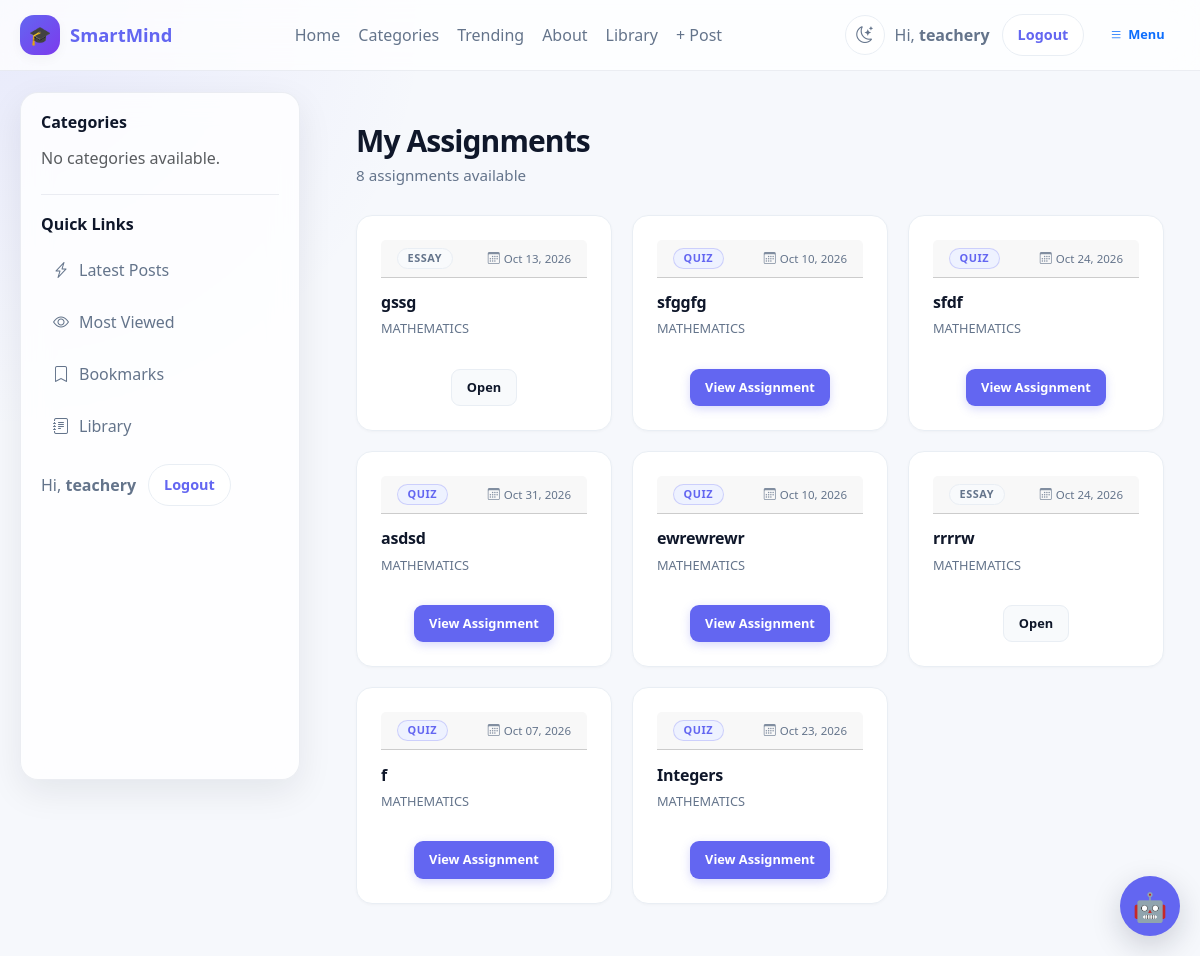
/assignments/ (signed in), run on the app's committed database.
### accounts/models.py (models this page shows, shortened)
class User(AbstractUser):
    ROLE_CHOICES = [
        ("school_admin", "School Admin"),
        ("teacher", "Teacher"),
        ("student", "Student"),
        ("parent", "Parent"),
    ]
    role = models.CharField(
        max_length=20,
        choices=ROLE_CHOICES,
        default="student",
        db_index=True,
    )
    school = models.ForeignKey(
        "schools.School",
        on_delete=models.CASCADE,
        related_name="users",
        null=True,
        blank=True,
    )
    school_class = models.ForeignKey(
        "schools.SchoolClass",
        on_delete=models.SET_NULL,
        related_name="students",
        null=True,
        blank=True,
    )
    teacher_role = models.ForeignKey(
        "TeacherRole",
        on_delete=models.SET_NULL,
        null=True,
        blank=True,
        related_name="teachers",
    )
    admission_number = models.CharField(
        max_length=30,
        unique=True,
        blank=True,
        null=True,
        db_index=True,
    )
    employee_number = models.CharField(
        max_length=30,
        unique=True,
        blank=True,
        null=True,
        db_index=True,
    )
    tsc_number = models.CharField(
        max_length=30,
        blank=True,
        null=True,
    )
    phone_number = models.CharField(max_length=20, blank=True)
    profile_picture = models.ImageField(upload_to="profiles/", blank=True, null=True)
    date_of_birth = models.DateField(blank=True, null=True)
    is_verified = models.BooleanField(default=False)
    created_at = models.DateTimeField(default=timezone.now)
    updated_at = models.DateTimeField(auto_now=True)
    is_approved = models.BooleanField(
        default=False,
        db_index=True,
        help_text=(
            "False for teacher/parent/school_admin until a superadmin approves. "
            "Students are auto-approved in clean()."
        ),
    )
    approval_requested_at = models.DateTimeField(default=timezone.now)
    approved_by = models.ForeignKey(
        "self",
        null=True,
        blank=True,
        on_delete=models.SET_NULL,
        related_name="approved_users",
    )
    def clean(self):
        super().clean()
        if self.is_superuser:
            return
        role_changed = False
        if self.pk:
            previous = (
                type(self)
                .objects.filter(pk=self.pk)
                .values_list("role", flat=True)
                .first()
            )
            if previous is not None and previous != self.role:
                role_changed = True
        if self.role == "student":
            self.is_approved = True
            self.approved_by = None
        elif not self.pk or role_changed:
            self.is_approved = False
            self.approved_by = None
            self.approval_requested_at = timezone.now()
        if self.role == "teacher":
            if not self.employee_number:
                raise ValidationError(
                    {"employee_number": "Teachers must have an employee number."}
                )
            if not self.teacher_role:
                raise ValidationError(
                    {"teacher_role": "Teachers must have a teacher role."}
                )
        if self.role == "student" and not self.admission_number:
            raise ValidationError(
                {"admission_number": "Students must have an admission number."}
            )
        if self.role != "teacher":
            self.teacher_role = None

### assignments/models.py (models this page shows, shortened)
class Assignment(models.Model):
    ASSIGNMENT_TYPES = (
        ('essay', 'Essay / Written'),
        ('quiz', 'Multiple Choice Quiz'),
        ('mixed', 'Mixed'),
    )
    title = models.CharField(max_length=200)
    description = CKEditor5Field("Description", config_name="default")
    teacher = models.ForeignKey(
        'accounts.User',
        on_delete=models.CASCADE,
        related_name="created_assignments"
    )
    from .storage import AssignmentStorage
    attachment = models.FileField(
        storage=AssignmentStorage(),
        upload_to="",
        blank=True,
        null=True,
    )
    school_class = models.ForeignKey(
        'schools.SchoolClass',
        on_delete=models.CASCADE,
        related_name="assignments",
    )
    subject = models.ForeignKey(
        "Subject",
        on_delete=models.CASCADE,
        related_name="assignments"
    )
    assignment_type = models.CharField(
        max_length=20,
        choices=ASSIGNMENT_TYPES,
        default='essay'
    )
    due_date = models.DateTimeField()
    total_marks = models.FloatField(default=100)
    duration_minutes = models.IntegerField(null=True, blank=True)
    is_timed = models.BooleanField(default=False)
    created_at = models.DateTimeField(auto_now_add=True)
    class Meta:
        ordering = ['-created_at']
        indexes = [
            models.Index(fields=["school_class"]),
            models.Index(fields=["subject"]),
            models.Index(fields=["teacher"]),
            models.Index(fields=["due_date"]),
        ]

class Subject(models.Model):
    school = models.ForeignKey(
        School,
        on_delete=models.CASCADE,
        related_name="subjects"
    )
    name = models.CharField(max_length=100)
    code = models.CharField(max_length=20, blank=True)
    class Meta:
        unique_together = ('school', 'name')

### assignments/views.py (the view)
# urls.py: path('', views.assignment_list, name='assignment_list'),
@login_required
def assignment_list(request):
    user = request.user
    if user.role == "student":
        enrollment = get_object_or_404(
            Enrollment.objects.select_related("school_class"),
            student=user
        )
        assignments = Assignment.objects.filter(
            school_class=enrollment.school_class
        )
    elif user.role == "teacher":
        assignments = Assignment.objects.filter(
            teacher=user
        )
    elif user.role == "school_admin":
        assignments = Assignment.objects.filter(
            school_class__school=user.school
        )
    else:
        return HttpResponseForbidden(
            "You do not have permission to view assignments."
        )
    assignments = assignments.select_related(
        "teacher",
        "subject",
        "school_class"
    )
    return render(
        request,
        "assignment_list.html",
        {
            "assignments": assignments
        }
    )

### assignments/templates/assignment_list.html (shortened to what this page needs)
{% extends "base.html" %}
{% load static %}
{% block content %}
<section class="assignments">
  <header class="assignments-header">
    <h2>My Assignments</h2>
    <p class="subtitle">
      {{ assignments|length }} assignment{{ assignments|length|pluralize }} available
    </p>
  </header>
  <div class="grid">
    {% for a in assignments %}
      <article class="card">
        <div class="card-header">
          <span class="badge badge-{{ a.assignment_type|default:'default' }}">
            {{ a.assignment_type|default:"Assignment"|title }}
          </span>
          {% if a.due_date %}
            <span class="due-date">
              <i class="bi bi-calendar3"></i>
              {{ a.due_date|date:"M d, Y" }}
            </span>
          {% endif %}
        </div>
        <h3 class="card-title">{{ a.title }}</h3>
        <p class="card-subject">{{ a.subject.name }}</p>
        <div class="card-actions">
          {% if a.assignment_type == "quiz" %}
            <a class="btn btn-primary" href="{% url 'assignment_detail' a.id %}">
              View Assignment
            </a>
          {% else %}
            <a class="btn btn-secondary" href="{% url 'assignment_detail' a.id %}">
              Open
            </a>
          {% endif %}
        </div>
      </article>
    {% empty %}
      <div class="empty-state">
        <div class="empty-icon">📚</div>
        <h3>No assignments yet</h3>
        <p>You're all caught up. Check back later!</p>
      </div>
    {% endfor %}
  </div>
</section>
{% endblock %}

### blog/templates/base.html (shortened to what this page needs)
{% load static %}
<!DOCTYPE html>
<html lang="en" data-theme="light">
<head>
    <link href="https://cdn.jsdelivr.net/npm/bootstrap@5.3.7/dist/css/bootstrap.min.css" rel="stylesheet">
    <link rel="stylesheet" href="https://cdn.jsdelivr.net/npm/bootstrap-icons@1.11.3/font/bootstrap-icons.min.css">
    <link rel="stylesheet" href="{% static 'smartmind_ai/chatbot.css' %}">
    <link rel="stylesheet" href="{% static 'django_ckeditor_5/dist/styles.css' %}">
    <link rel="stylesheet" href="{% static 'css/comments.css' %}">
</head>
<body>
<div class="site-shell">
    <header class="site-navbar">
        <div class="nav-inner">
            <a href="{% url 'dashboard' %}" class="brand">
                <span class="brand-badge">🎓</span>
                <span>SmartMind</span>
            </a>
            <nav class="nav-links" aria-label="Main navigation">
                {% if user.is_authenticated %}
                    <a href="{% url 'dashboard' %}">Home</a>
                {% else %}
                    <a href="{% url 'blog:home' %}">Home</a>
                {% endif %}
                <a href="#">Categories</a>
                <a href="#">Trending</a>
                <a href="#">About</a>
                <a href="{% url 'library:home' %}">Library</a>
                {% if user.is_authenticated %}
                    {% if user.is_superuser or user.role == "school_admin" or user.role == "teacher" %}
                        <a href="{% url 'blog:add_post' %}">+ Post</a>
                    {% endif %}
                {% endif %}
            </nav>
            <div class="nav-actions">
                <button type="button"
                        class="theme-toggle"
                        id="themeToggle"
                        aria-label="Toggle dark mode"
                        title="Toggle light / dark theme">
                    <i class="bi bi-moon-stars icon-moon"></i>
                </button>
                <div class="user-box">
                    {% if user.is_authenticated %}
                        <span>Hi, <strong>{{ user.username }}</strong></span>
                        <form action="{% url 'logout' %}" method="post" class="m-0">
                            <button type="submit" class="btn-pill">Logout</button>
                        </form>
                    {% else %}
                        <a href="{% url 'login' %}" class="btn-pill">Login</a>
                    {% endif %}
                </div>
                <button class="btn btn-outline-primary mobile-menu-btn"
                        type="button"
                        data-bs-toggle="offcanvas"
                        data-bs-target="#mobileSidebar"
                        aria-controls="mobileSidebar">
                    <i class="bi bi-list"></i> Menu
                </button>
            </div>
        </div>
    </header>
    <div class="layout">
        <aside class="sidebar d-none d-lg-block">
            <div class="sidebar-section">
                <h3>Categories</h3>
                <div class="sidebar-links">
                    {% for category in categories %}
                        <a href="{% url 'blog:category_post' category.slug %}">
                            <i class="bi bi-folder2"></i>
                            <span>{{ category.name }}</span>
                        </a>
                    {% empty %}
                        <p class="text-muted mb-0">No categories available.</p>
                    {% endfor %}
                </div>
            </div>
            <div class="sidebar-section">
                <h3>Quick Links</h3>
                <div class="sidebar-links">
                    <a href="#"><i class="bi bi-lightning-charge"></i><span>Latest Posts</span></a>
                    <a href="#"><i class="bi bi-eye"></i><span>Most Viewed</span></a>
                    <a href="#"><i class="bi bi-bookmark"></i><span>Bookmarks</span></a>
                    <a href="{% url 'library:home' %}"><i class="bi bi-journal-text"></i><span>Library</span></a>
                </div>
                <div class="user-box mt-3">
                    {% if user.is_authenticated %}
                        <span>Hi, <strong>{{ user.username }}</strong></span>
                        <form action="{% url 'logout' %}" method="post" class="m-0">
                            <button type="submit" class="btn-pill">Logout</button>
                        </form>
                    {% else %}
                        <a href="{% url 'login' %}" class="btn-pill">Login</a>
                    {% endif %}
                </div>
            </div>
        </aside>
        <main>
            <div class="content-wrap">
                {% block content %}{% endblock %}
            </div>
        </main>
    </div>
</div>
{% include "smartmind_ai/chatbot.html" %}
</body>
</html>

### data on the page
User: username "teachery"
Assignment: assignment_type "ESSAY", due_date "Oct 13, 2026", title "gssg", subject.name "MATHEMATICS", shows "Open"
Assignment: assignment_type "QUIZ", due_date "Oct 10, 2026", title "sfggfg", subject.name "MATHEMATICS", shows "View Assignment"
Assignment: assignment_type "QUIZ", due_date "Oct 24, 2026", title "sfdf", subject.name "MATHEMATICS", shows "View Assignment"
Assignment: assignment_type "QUIZ", due_date "Oct 31, 2026", title "asdsd", subject.name "MATHEMATICS", shows "View Assignment"
Assignment: assignment_type "QUIZ", due_date "Oct 10, 2026", title "ewrewrewr", subject.name "MATHEMATICS", shows "View Assignment"
Assignment: assignment_type "ESSAY", due_date "Oct 24, 2026", title "rrrrw", subject.name "MATHEMATICS", shows "Open"
Assignment: assignment_type "QUIZ", due_date "Oct 07, 2026", title "f", subject.name "MATHEMATICS", shows "View Assignment"
Assignment: assignment_type "QUIZ", due_date "Oct 23, 2026", title "Integers", subject.name "MATHEMATICS", shows "View Assignment"

### other printed values
{{ assignments|length }} "8"
